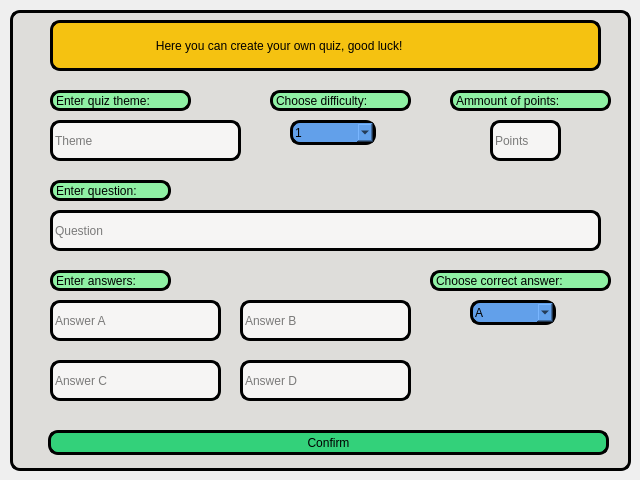
<?xml version="1.0" encoding="UTF-8"?>
<ui version="4.0">
 <class>create_quiz_window</class>
 <widget class="QDialog" name="create_quiz_window">
  <property name="geometry">
   <rect>
    <x>0</x>
    <y>0</y>
    <width>640</width>
    <height>480</height>
   </rect>
  </property>
  <property name="windowTitle">
   <string>create_quiz_window</string>
  </property>
  <widget class="QFrame" name="frame">
   <property name="geometry">
    <rect>
     <x>10</x>
     <y>10</y>
     <width>621</width>
     <height>461</height>
    </rect>
   </property>
   <property name="styleSheet">
    <string notr="true">background-color:rgb(222, 221, 218);
border: 3px solid rgb(0, 0, 0);
border-radius: 10px;
</string>
   </property>
   <property name="frameShape">
    <enum>QFrame::StyledPanel</enum>
   </property>
   <property name="frameShadow">
    <enum>QFrame::Raised</enum>
   </property>
   <widget class="QLabel" name="text_label">
    <property name="geometry">
     <rect>
      <x>40</x>
      <y>10</y>
      <width>551</width>
      <height>51</height>
     </rect>
    </property>
    <property name="styleSheet">
     <string notr="true">background-color: rgb(245, 194, 17);
border: 3px solid rgb(0, 0, 0);
border-radius: 10px;
</string>
    </property>
    <property name="text">
     <string>                              Here you can create your own quiz, good luck!</string>
    </property>
   </widget>
   <widget class="QLineEdit" name="theme_lineEdit">
    <property name="geometry">
     <rect>
      <x>40</x>
      <y>110</y>
      <width>191</width>
      <height>41</height>
     </rect>
    </property>
    <property name="styleSheet">
     <string notr="true">background-color: rgb(246, 245, 244);</string>
    </property>
    <property name="placeholderText">
     <string>Theme</string>
    </property>
   </widget>
   <widget class="QLabel" name="enter_quiz_theme_label">
    <property name="geometry">
     <rect>
      <x>40</x>
      <y>80</y>
      <width>141</width>
      <height>21</height>
     </rect>
    </property>
    <property name="styleSheet">
     <string notr="true">background-color: rgb(143, 240, 164);
border: 3px solid rgb(0, 0, 0);
border-radius: 10px;
</string>
    </property>
    <property name="text">
     <string>Enter quiz theme:</string>
    </property>
   </widget>
   <widget class="QComboBox" name="choose_difficulty_comboBox">
    <property name="geometry">
     <rect>
      <x>280</x>
      <y>110</y>
      <width>86</width>
      <height>25</height>
     </rect>
    </property>
    <property name="styleSheet">
     <string notr="true">background-color: rgb(98, 160, 234);</string>
    </property>
    <item>
     <property name="text">
      <string>1</string>
     </property>
    </item>
    <item>
     <property name="text">
      <string>2</string>
     </property>
    </item>
    <item>
     <property name="text">
      <string>3</string>
     </property>
    </item>
   </widget>
   <widget class="QLabel" name="choose_difficulty_label">
    <property name="geometry">
     <rect>
      <x>260</x>
      <y>80</y>
      <width>141</width>
      <height>21</height>
     </rect>
    </property>
    <property name="styleSheet">
     <string notr="true">background-color: rgb(143, 240, 164);
border: 3px solid rgb(0, 0, 0);
border-radius: 10px;
</string>
    </property>
    <property name="text">
     <string>Choose difficulty:</string>
    </property>
   </widget>
   <widget class="QLineEdit" name="question_lineEdit">
    <property name="geometry">
     <rect>
      <x>40</x>
      <y>200</y>
      <width>551</width>
      <height>41</height>
     </rect>
    </property>
    <property name="styleSheet">
     <string notr="true">background-color: rgb(246, 245, 244);</string>
    </property>
    <property name="placeholderText">
     <string>Question</string>
    </property>
   </widget>
   <widget class="QLineEdit" name="answer_A_lineEdit">
    <property name="geometry">
     <rect>
      <x>40</x>
      <y>290</y>
      <width>171</width>
      <height>41</height>
     </rect>
    </property>
    <property name="styleSheet">
     <string notr="true">background-color: rgb(246, 245, 244);</string>
    </property>
    <property name="placeholderText">
     <string>Answer A</string>
    </property>
   </widget>
   <widget class="QLineEdit" name="answer_B_lineEdit">
    <property name="geometry">
     <rect>
      <x>230</x>
      <y>290</y>
      <width>171</width>
      <height>41</height>
     </rect>
    </property>
    <property name="styleSheet">
     <string notr="true">background-color: rgb(246, 245, 244);</string>
    </property>
    <property name="placeholderText">
     <string>Answer B</string>
    </property>
   </widget>
   <widget class="QLineEdit" name="answer_C_lineEdit">
    <property name="geometry">
     <rect>
      <x>40</x>
      <y>350</y>
      <width>171</width>
      <height>41</height>
     </rect>
    </property>
    <property name="styleSheet">
     <string notr="true">background-color: rgb(246, 245, 244);</string>
    </property>
    <property name="placeholderText">
     <string>Answer C</string>
    </property>
   </widget>
   <widget class="QLineEdit" name="answer_D_lineEdit">
    <property name="geometry">
     <rect>
      <x>230</x>
      <y>350</y>
      <width>171</width>
      <height>41</height>
     </rect>
    </property>
    <property name="styleSheet">
     <string notr="true">background-color: rgb(246, 245, 244);</string>
    </property>
    <property name="placeholderText">
     <string>Answer D</string>
    </property>
   </widget>
   <widget class="QComboBox" name="choose_correct_answer_comboBox">
    <property name="geometry">
     <rect>
      <x>460</x>
      <y>290</y>
      <width>86</width>
      <height>25</height>
     </rect>
    </property>
    <property name="styleSheet">
     <string notr="true">background-color: rgb(98, 160, 234);</string>
    </property>
    <item>
     <property name="text">
      <string>A</string>
     </property>
    </item>
    <item>
     <property name="text">
      <string>B</string>
     </property>
    </item>
    <item>
     <property name="text">
      <string>C</string>
     </property>
    </item>
    <item>
     <property name="text">
      <string>D</string>
     </property>
    </item>
   </widget>
   <widget class="QLabel" name="choose_correct_answer_label">
    <property name="geometry">
     <rect>
      <x>420</x>
      <y>260</y>
      <width>181</width>
      <height>21</height>
     </rect>
    </property>
    <property name="styleSheet">
     <string notr="true">background-color: rgb(143, 240, 164);
border: 3px solid rgb(0, 0, 0);
border-radius: 10px;
</string>
    </property>
    <property name="text">
     <string>Choose correct answer:</string>
    </property>
   </widget>
   <widget class="QPushButton" name="confirm_button">
    <property name="geometry">
     <rect>
      <x>38</x>
      <y>420</y>
      <width>561</width>
      <height>25</height>
     </rect>
    </property>
    <property name="styleSheet">
     <string notr="true">background-color: rgb(51, 209, 122);</string>
    </property>
    <property name="text">
     <string>Confirm</string>
    </property>
   </widget>
   <widget class="QLabel" name="enter_question_label">
    <property name="geometry">
     <rect>
      <x>40</x>
      <y>170</y>
      <width>121</width>
      <height>21</height>
     </rect>
    </property>
    <property name="styleSheet">
     <string notr="true">background-color: rgb(143, 240, 164);
border: 3px solid rgb(0, 0, 0);
border-radius: 10px;
</string>
    </property>
    <property name="text">
     <string>Enter question:</string>
    </property>
   </widget>
   <widget class="QLabel" name="enter_answer_label">
    <property name="geometry">
     <rect>
      <x>40</x>
      <y>260</y>
      <width>121</width>
      <height>21</height>
     </rect>
    </property>
    <property name="styleSheet">
     <string notr="true">background-color: rgb(143, 240, 164);
border: 3px solid rgb(0, 0, 0);
border-radius: 10px;
</string>
    </property>
    <property name="text">
     <string>Enter answers:</string>
    </property>
   </widget>
   <widget class="QLabel" name="ammount_of_points_label">
    <property name="geometry">
     <rect>
      <x>440</x>
      <y>80</y>
      <width>161</width>
      <height>21</height>
     </rect>
    </property>
    <property name="styleSheet">
     <string notr="true">background-color: rgb(143, 240, 164);
border: 3px solid rgb(0, 0, 0);
border-radius: 10px;
</string>
    </property>
    <property name="text">
     <string>Ammount of points:</string>
    </property>
   </widget>
   <widget class="QLineEdit" name="points_lineEdit">
    <property name="geometry">
     <rect>
      <x>480</x>
      <y>110</y>
      <width>71</width>
      <height>41</height>
     </rect>
    </property>
    <property name="styleSheet">
     <string notr="true">background-color: rgb(246, 245, 244);</string>
    </property>
    <property name="placeholderText">
     <string>Points</string>
    </property>
   </widget>
  </widget>
 </widget>
 <resources/>
 <connections/>
</ui>
